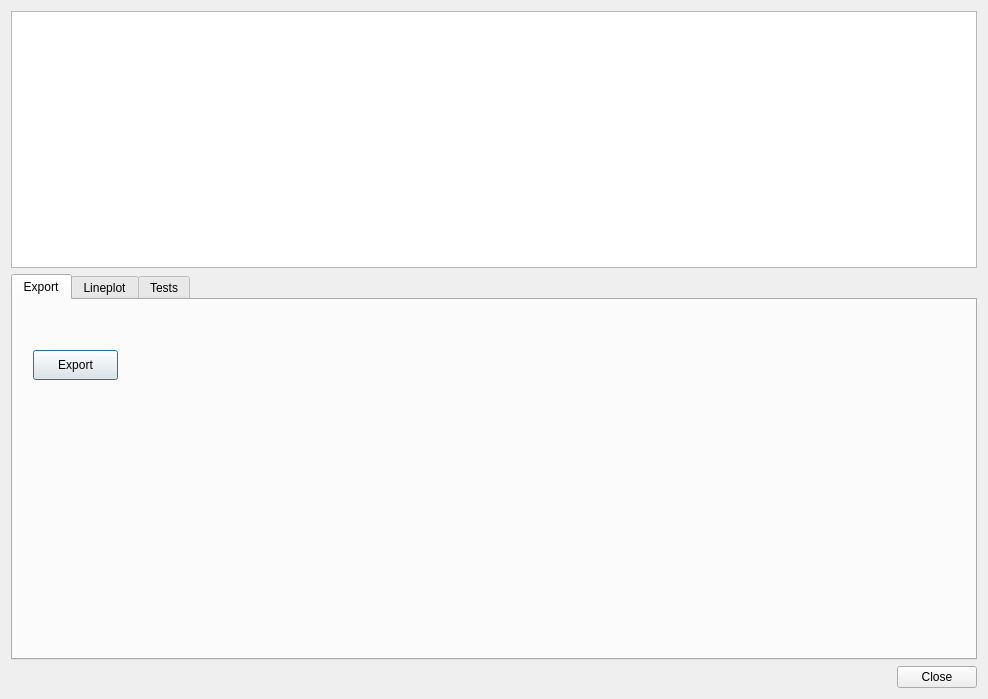
<?xml version="1.0" encoding="UTF-8"?>
<ui version="4.0">
 <class>Dialog</class>
 <widget class="QDialog" name="Dialog">
  <property name="geometry">
   <rect>
    <x>0</x>
    <y>0</y>
    <width>988</width>
    <height>699</height>
   </rect>
  </property>
  <property name="windowTitle">
   <string>Experimental Matrix Export</string>
  </property>
  <layout class="QVBoxLayout" name="verticalLayout">
   <item>
    <widget class="QTableWidget" name="emExport">
     <property name="sizePolicy">
      <sizepolicy hsizetype="Expanding" vsizetype="Expanding">
       <horstretch>0</horstretch>
       <verstretch>2</verstretch>
      </sizepolicy>
     </property>
     <property name="verticalScrollMode">
      <enum>QAbstractItemView::ScrollPerPixel</enum>
     </property>
     <property name="horizontalScrollMode">
      <enum>QAbstractItemView::ScrollPerPixel</enum>
     </property>
    </widget>
   </item>
   <item>
    <widget class="QTabWidget" name="tabWidget">
     <property name="sizePolicy">
      <sizepolicy hsizetype="Expanding" vsizetype="Expanding">
       <horstretch>0</horstretch>
       <verstretch>3</verstretch>
      </sizepolicy>
     </property>
     <property name="tabPosition">
      <enum>QTabWidget::North</enum>
     </property>
     <property name="tabShape">
      <enum>QTabWidget::Rounded</enum>
     </property>
     <property name="currentIndex">
      <number>0</number>
     </property>
     <property name="elideMode">
      <enum>Qt::ElideNone</enum>
     </property>
     <property name="usesScrollButtons">
      <bool>true</bool>
     </property>
     <widget class="QWidget" name="Export">
      <attribute name="title">
       <string>Export</string>
      </attribute>
      <widget class="QPushButton" name="exportButton">
       <property name="geometry">
        <rect>
         <x>20</x>
         <y>50</y>
         <width>85</width>
         <height>30</height>
        </rect>
       </property>
       <property name="sizePolicy">
        <sizepolicy hsizetype="Fixed" vsizetype="Fixed">
         <horstretch>0</horstretch>
         <verstretch>0</verstretch>
        </sizepolicy>
       </property>
       <property name="text">
        <string>Export</string>
       </property>
      </widget>
     </widget>
     <widget class="QWidget" name="Lineplot">
      <attribute name="title">
       <string>Lineplot</string>
      </attribute>
      <widget class="QWidget" name="layoutWidget">
       <property name="geometry">
        <rect>
         <x>10</x>
         <y>20</y>
         <width>441</width>
         <height>252</height>
        </rect>
       </property>
       <layout class="QFormLayout" name="formLayout_2">
        <property name="fieldGrowthPolicy">
         <enum>QFormLayout::AllNonFixedFieldsGrow</enum>
        </property>
        <item row="0" column="0">
         <widget class="QLabel" name="label_4">
          <property name="text">
           <string>Save as:</string>
          </property>
         </widget>
        </item>
        <item row="0" column="1">
         <layout class="QHBoxLayout" name="horizontalLayout_3">
          <item>
           <widget class="QLineEdit" name="WhereLineplot"/>
          </item>
          <item>
           <widget class="QToolButton" name="WhereBrowserLineplot">
            <property name="text">
             <string>...</string>
            </property>
            <property name="toolButtonStyle">
             <enum>Qt::ToolButtonIconOnly</enum>
            </property>
            <property name="arrowType">
             <enum>Qt::NoArrow</enum>
            </property>
           </widget>
          </item>
         </layout>
        </item>
        <item row="1" column="0">
         <widget class="QLabel" name="label_5">
          <property name="text">
           <string>Normalization:</string>
          </property>
         </widget>
        </item>
        <item row="1" column="1">
         <widget class="QComboBox" name="normalization">
          <property name="sizePolicy">
           <sizepolicy hsizetype="Fixed" vsizetype="Fixed">
            <horstretch>0</horstretch>
            <verstretch>0</verstretch>
           </sizepolicy>
          </property>
          <item>
           <property name="text">
            <string>None</string>
           </property>
          </item>
          <item>
           <property name="text">
            <string>Rows</string>
           </property>
          </item>
          <item>
           <property name="text">
            <string>Columns</string>
           </property>
          </item>
         </widget>
        </item>
        <item row="2" column="0">
         <widget class="QLabel" name="label_6">
          <property name="text">
           <string>Column:</string>
          </property>
         </widget>
        </item>
        <item row="2" column="1">
         <widget class="QComboBox" name="column">
          <property name="sizePolicy">
           <sizepolicy hsizetype="Fixed" vsizetype="Fixed">
            <horstretch>0</horstretch>
            <verstretch>0</verstretch>
           </sizepolicy>
          </property>
          <item>
           <property name="text">
            <string>None</string>
           </property>
          </item>
          <item>
           <property name="text">
            <string>Reads</string>
           </property>
          </item>
          <item>
           <property name="text">
            <string>Regions</string>
           </property>
          </item>
         </widget>
        </item>
        <item row="3" column="0">
         <widget class="QLabel" name="label_7">
          <property name="text">
           <string>Row:</string>
          </property>
         </widget>
        </item>
        <item row="3" column="1">
         <widget class="QComboBox" name="row">
          <property name="sizePolicy">
           <sizepolicy hsizetype="Fixed" vsizetype="Fixed">
            <horstretch>0</horstretch>
            <verstretch>0</verstretch>
           </sizepolicy>
          </property>
          <item>
           <property name="text">
            <string>None</string>
           </property>
          </item>
          <item>
           <property name="text">
            <string>Reads</string>
           </property>
          </item>
          <item>
           <property name="text">
            <string>Regions</string>
           </property>
          </item>
         </widget>
        </item>
        <item row="4" column="0">
         <widget class="QLabel" name="label_8">
          <property name="text">
           <string>Color:</string>
          </property>
         </widget>
        </item>
        <item row="4" column="1">
         <widget class="QComboBox" name="color">
          <property name="sizePolicy">
           <sizepolicy hsizetype="Fixed" vsizetype="Fixed">
            <horstretch>0</horstretch>
            <verstretch>0</verstretch>
           </sizepolicy>
          </property>
          <item>
           <property name="text">
            <string>None</string>
           </property>
          </item>
          <item>
           <property name="text">
            <string>Reads</string>
           </property>
          </item>
          <item>
           <property name="text">
            <string>Regions</string>
           </property>
          </item>
         </widget>
        </item>
        <item row="5" column="1">
         <widget class="QPushButton" name="runLineplot">
          <property name="sizePolicy">
           <sizepolicy hsizetype="Fixed" vsizetype="Fixed">
            <horstretch>0</horstretch>
            <verstretch>0</verstretch>
           </sizepolicy>
          </property>
          <property name="font">
           <font>
            <weight>50</weight>
            <italic>false</italic>
            <bold>false</bold>
            <underline>false</underline>
            <kerning>true</kerning>
           </font>
          </property>
          <property name="text">
           <string>Run</string>
          </property>
         </widget>
        </item>
       </layout>
      </widget>
     </widget>
     <widget class="QWidget" name="Tests">
      <attribute name="title">
       <string>Tests</string>
      </attribute>
      <widget class="QWidget" name="layoutWidget_2">
       <property name="geometry">
        <rect>
         <x>10</x>
         <y>20</y>
         <width>441</width>
         <height>290</height>
        </rect>
       </property>
       <layout class="QFormLayout" name="formLayout_3">
        <property name="fieldGrowthPolicy">
         <enum>QFormLayout::AllNonFixedFieldsGrow</enum>
        </property>
        <item row="0" column="0">
         <widget class="QLabel" name="label_10">
          <property name="text">
           <string>Save as:</string>
          </property>
         </widget>
        </item>
        <item row="0" column="1">
         <layout class="QHBoxLayout" name="horizontalLayout_6">
          <item>
           <widget class="QLineEdit" name="WhereTests"/>
          </item>
          <item>
           <widget class="QToolButton" name="WhereBrowserTests">
            <property name="text">
             <string>...</string>
            </property>
            <property name="toolButtonStyle">
             <enum>Qt::ToolButtonIconOnly</enum>
            </property>
            <property name="arrowType">
             <enum>Qt::NoArrow</enum>
            </property>
           </widget>
          </item>
         </layout>
        </item>
        <item row="1" column="0">
         <widget class="QLabel" name="label_15">
          <property name="text">
           <string>Input Matrix:</string>
          </property>
         </widget>
        </item>
        <item row="1" column="1">
         <layout class="QHBoxLayout" name="horizontalLayout_7">
          <item>
           <widget class="QLineEdit" name="input"/>
          </item>
          <item>
           <widget class="QToolButton" name="inputBrowser">
            <property name="text">
             <string>...</string>
            </property>
            <property name="toolButtonStyle">
             <enum>Qt::ToolButtonIconOnly</enum>
            </property>
            <property name="arrowType">
             <enum>Qt::NoArrow</enum>
            </property>
           </widget>
          </item>
         </layout>
        </item>
        <item row="2" column="0">
         <widget class="QLabel" name="label_16">
          <property name="text">
           <string>Input Type:</string>
          </property>
         </widget>
        </item>
        <item row="2" column="1">
         <widget class="QComboBox" name="inputType">
          <property name="sizePolicy">
           <sizepolicy hsizetype="Fixed" vsizetype="Fixed">
            <horstretch>0</horstretch>
            <verstretch>0</verstretch>
           </sizepolicy>
          </property>
          <item>
           <property name="text">
            <string>Reference</string>
           </property>
          </item>
          <item>
           <property name="text">
            <string>Query</string>
           </property>
          </item>
         </widget>
        </item>
        <item row="3" column="0">
         <widget class="QLabel" name="label_11">
          <property name="text">
           <string>Test Type:</string>
          </property>
         </widget>
        </item>
        <item row="3" column="1">
         <widget class="QComboBox" name="testType">
          <property name="sizePolicy">
           <sizepolicy hsizetype="Fixed" vsizetype="Fixed">
            <horstretch>0</horstretch>
            <verstretch>0</verstretch>
           </sizepolicy>
          </property>
          <item>
           <property name="text">
            <string>Projection</string>
           </property>
          </item>
          <item>
           <property name="text">
            <string>Jacquard</string>
           </property>
          </item>
          <item>
           <property name="text">
            <string>Intersection</string>
           </property>
          </item>
         </widget>
        </item>
        <item row="4" column="0">
         <widget class="QLabel" name="label_12">
          <property name="text">
           <string>Group By:</string>
          </property>
         </widget>
        </item>
        <item row="4" column="1">
         <widget class="QComboBox" name="groupBy">
          <property name="sizePolicy">
           <sizepolicy hsizetype="Fixed" vsizetype="Fixed">
            <horstretch>0</horstretch>
            <verstretch>0</verstretch>
           </sizepolicy>
          </property>
          <item>
           <property name="text">
            <string>None</string>
           </property>
          </item>
          <item>
           <property name="text">
            <string>Regions</string>
           </property>
          </item>
          <item>
           <property name="text">
            <string>Reads</string>
           </property>
          </item>
         </widget>
        </item>
        <item row="5" column="0">
         <widget class="QLabel" name="label_13">
          <property name="text">
           <string>Randomization:</string>
          </property>
         </widget>
        </item>
        <item row="5" column="1">
         <widget class="QSpinBox" name="randomization">
          <property name="sizePolicy">
           <sizepolicy hsizetype="Fixed" vsizetype="Fixed">
            <horstretch>0</horstretch>
            <verstretch>0</verstretch>
           </sizepolicy>
          </property>
          <property name="maximum">
           <number>999999</number>
          </property>
          <property name="value">
           <number>500</number>
          </property>
         </widget>
        </item>
        <item row="6" column="1">
         <widget class="QPushButton" name="runTests">
          <property name="sizePolicy">
           <sizepolicy hsizetype="Fixed" vsizetype="Fixed">
            <horstretch>0</horstretch>
            <verstretch>0</verstretch>
           </sizepolicy>
          </property>
          <property name="text">
           <string>Run</string>
          </property>
         </widget>
        </item>
       </layout>
      </widget>
     </widget>
    </widget>
   </item>
   <item>
    <widget class="QDialogButtonBox" name="buttonBox">
     <property name="locale">
      <locale language="English" country="UnitedStates"/>
     </property>
     <property name="orientation">
      <enum>Qt::Horizontal</enum>
     </property>
     <property name="standardButtons">
      <set>QDialogButtonBox::Close</set>
     </property>
     <property name="centerButtons">
      <bool>false</bool>
     </property>
    </widget>
   </item>
  </layout>
 </widget>
 <resources/>
 <connections>
  <connection>
   <sender>buttonBox</sender>
   <signal>accepted()</signal>
   <receiver>Dialog</receiver>
   <slot>accept()</slot>
   <hints>
    <hint type="sourcelabel">
     <x>257</x>
     <y>572</y>
    </hint>
    <hint type="destinationlabel">
     <x>157</x>
     <y>274</y>
    </hint>
   </hints>
  </connection>
  <connection>
   <sender>buttonBox</sender>
   <signal>rejected()</signal>
   <receiver>Dialog</receiver>
   <slot>reject()</slot>
   <hints>
    <hint type="sourcelabel">
     <x>325</x>
     <y>572</y>
    </hint>
    <hint type="destinationlabel">
     <x>286</x>
     <y>274</y>
    </hint>
   </hints>
  </connection>
 </connections>
</ui>
